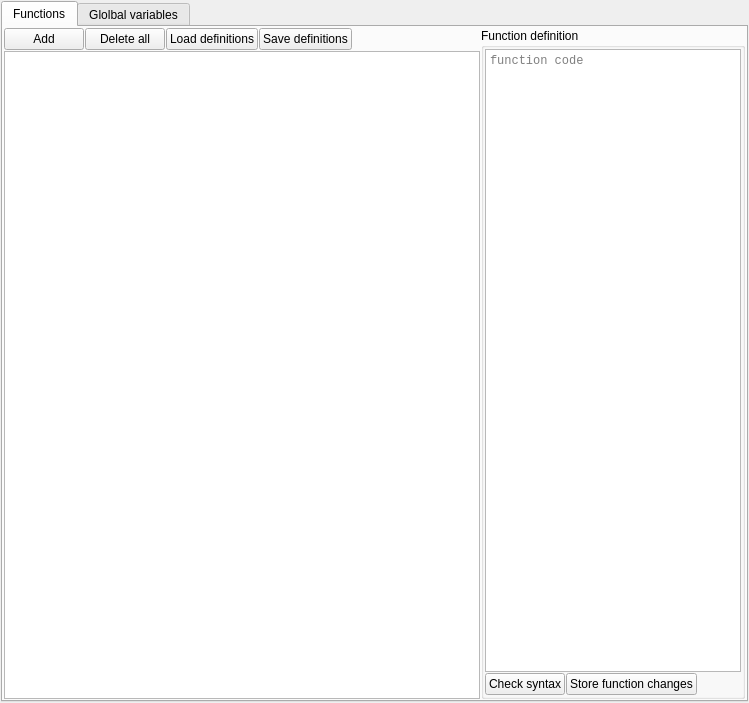
<?xml version="1.0" encoding="UTF-8"?>
<ui version="4.0">
 <class>FunctionsManager</class>
 <widget class="QWidget" name="FunctionsManager">
  <property name="geometry">
   <rect>
    <x>0</x>
    <y>0</y>
    <width>749</width>
    <height>703</height>
   </rect>
  </property>
  <property name="windowTitle">
   <string>Form</string>
  </property>
  <layout class="QVBoxLayout" name="verticalLayout">
   <property name="spacing">
    <number>1</number>
   </property>
   <property name="leftMargin">
    <number>1</number>
   </property>
   <property name="topMargin">
    <number>1</number>
   </property>
   <property name="rightMargin">
    <number>1</number>
   </property>
   <property name="bottomMargin">
    <number>1</number>
   </property>
   <item>
    <widget class="QTabWidget" name="tabs">
     <property name="currentIndex">
      <number>0</number>
     </property>
     <widget class="QWidget" name="tab">
      <attribute name="title">
       <string>Functions</string>
      </attribute>
      <layout class="QGridLayout" name="gridLayout_2">
       <property name="leftMargin">
        <number>1</number>
       </property>
       <property name="topMargin">
        <number>1</number>
       </property>
       <property name="rightMargin">
        <number>1</number>
       </property>
       <property name="bottomMargin">
        <number>1</number>
       </property>
       <property name="spacing">
        <number>1</number>
       </property>
       <item row="0" column="0">
        <layout class="QHBoxLayout" name="horizontalLayout_2">
         <property name="spacing">
          <number>1</number>
         </property>
         <item>
          <widget class="QPushButton" name="add_btn">
           <property name="text">
            <string>Add</string>
           </property>
           <property name="icon">
            <iconset resource="resource.qrc">
             <normaloff>:/plus.png</normaloff>:/plus.png</iconset>
           </property>
           <property name="iconSize">
            <size>
             <width>24</width>
             <height>24</height>
            </size>
           </property>
          </widget>
         </item>
         <item>
          <widget class="QPushButton" name="erase_btn">
           <property name="toolTip">
            <string/>
           </property>
           <property name="text">
            <string>Delete all</string>
           </property>
           <property name="icon">
            <iconset resource="resource.qrc">
             <normaloff>:/erase.png</normaloff>:/erase.png</iconset>
           </property>
           <property name="iconSize">
            <size>
             <width>24</width>
             <height>24</height>
            </size>
           </property>
          </widget>
         </item>
         <item>
          <widget class="QPushButton" name="import_btn">
           <property name="text">
            <string>Load definitions</string>
           </property>
           <property name="icon">
            <iconset resource="resource.qrc">
             <normaloff>:/open.png</normaloff>:/open.png</iconset>
           </property>
           <property name="iconSize">
            <size>
             <width>24</width>
             <height>24</height>
            </size>
           </property>
          </widget>
         </item>
         <item>
          <widget class="QPushButton" name="export_btn">
           <property name="text">
            <string>Save definitions</string>
           </property>
           <property name="icon">
            <iconset resource="resource.qrc">
             <normaloff>:/save.png</normaloff>:/save.png</iconset>
           </property>
           <property name="iconSize">
            <size>
             <width>24</width>
             <height>24</height>
            </size>
           </property>
          </widget>
         </item>
         <item>
          <spacer name="horizontalSpacer_5">
           <property name="orientation">
            <enum>Qt::Orientation::Horizontal</enum>
           </property>
           <property name="sizeHint" stdset="0">
            <size>
             <width>40</width>
             <height>20</height>
            </size>
           </property>
          </spacer>
         </item>
        </layout>
       </item>
       <item row="0" column="1" rowspan="2">
        <widget class="QGroupBox" name="function_group">
         <property name="title">
          <string>Function definition</string>
         </property>
         <layout class="QGridLayout" name="gridLayout" rowstretch="0,0">
          <property name="leftMargin">
           <number>1</number>
          </property>
          <property name="topMargin">
           <number>1</number>
          </property>
          <property name="rightMargin">
           <number>1</number>
          </property>
          <property name="bottomMargin">
           <number>1</number>
          </property>
          <property name="spacing">
           <number>1</number>
          </property>
          <item row="0" column="0" colspan="2">
           <widget class="QPlainTextEdit" name="function_definition">
            <property name="font">
             <font>
              <family>Consolas</family>
             </font>
            </property>
            <property name="horizontalScrollBarPolicy">
             <enum>Qt::ScrollBarPolicy::ScrollBarAsNeeded</enum>
            </property>
            <property name="lineWrapMode">
             <enum>QPlainTextEdit::LineWrapMode::NoWrap</enum>
            </property>
            <property name="tabStopDistance">
             <double>140.000000000000000</double>
            </property>
            <property name="placeholderText">
             <string>function code</string>
            </property>
           </widget>
          </item>
          <item row="1" column="0" colspan="2">
           <layout class="QHBoxLayout" name="horizontalLayout_3">
            <property name="spacing">
             <number>1</number>
            </property>
            <item>
             <widget class="QPushButton" name="check_syntax_btn">
              <property name="text">
               <string>Check syntax</string>
              </property>
              <property name="icon">
               <iconset resource="resource.qrc">
                <normaloff>:/checkmark.png</normaloff>:/checkmark.png</iconset>
              </property>
             </widget>
            </item>
            <item>
             <widget class="QPushButton" name="store_btn">
              <property name="text">
               <string>Store function changes</string>
              </property>
              <property name="icon">
               <iconset resource="resource.qrc">
                <normaloff>:/shift_down.png</normaloff>:/shift_down.png</iconset>
              </property>
             </widget>
            </item>
            <item>
             <spacer name="horizontalSpacer_2">
              <property name="orientation">
               <enum>Qt::Orientation::Horizontal</enum>
              </property>
              <property name="sizeHint" stdset="0">
               <size>
                <width>40</width>
                <height>20</height>
               </size>
              </property>
             </spacer>
            </item>
           </layout>
          </item>
         </layout>
        </widget>
       </item>
       <item row="1" column="0">
        <widget class="MinimalListWidget" name="functions_list">
         <property name="minimumSize">
          <size>
           <width>300</width>
           <height>0</height>
          </size>
         </property>
        </widget>
       </item>
      </layout>
     </widget>
     <widget class="QWidget" name="tab_2">
      <attribute name="title">
       <string>Glolbal variables</string>
      </attribute>
      <layout class="QGridLayout" name="gridLayout_3">
       <property name="leftMargin">
        <number>1</number>
       </property>
       <property name="topMargin">
        <number>1</number>
       </property>
       <property name="rightMargin">
        <number>1</number>
       </property>
       <property name="bottomMargin">
        <number>1</number>
       </property>
       <property name="spacing">
        <number>1</number>
       </property>
       <item row="0" column="0" colspan="2">
        <widget class="QPlainTextEdit" name="globals_definition">
         <property name="tabStopDistance">
          <double>140.000000000000000</double>
         </property>
        </widget>
       </item>
       <item row="1" column="0">
        <widget class="QPushButton" name="check_globals_syntax_btn">
         <property name="text">
          <string>Check syntax</string>
         </property>
         <property name="icon">
          <iconset resource="resource.qrc">
           <normaloff>:/checkmark.png</normaloff>:/checkmark.png</iconset>
         </property>
        </widget>
       </item>
       <item row="1" column="1">
        <spacer name="horizontalSpacer">
         <property name="orientation">
          <enum>Qt::Orientation::Horizontal</enum>
         </property>
         <property name="sizeHint" stdset="0">
          <size>
           <width>637</width>
           <height>20</height>
          </size>
         </property>
        </spacer>
       </item>
      </layout>
     </widget>
    </widget>
   </item>
  </layout>
 </widget>
 <customwidgets>
  <customwidget>
   <class>MinimalListWidget</class>
   <extends>QListWidget</extends>
   <header>asammdf.gui.widgets.list.h</header>
  </customwidget>
 </customwidgets>
 <resources>
  <include location="resource.qrc"/>
 </resources>
 <connections/>
</ui>
